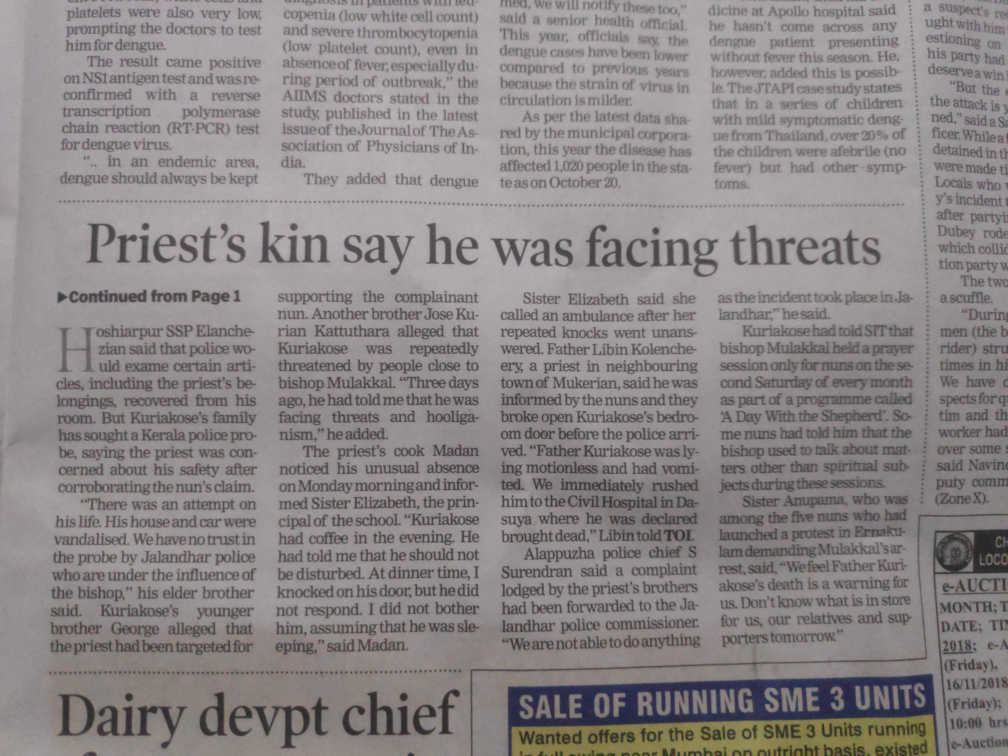
#> input picture Test/Data/Images/IMG_20201031_182329.jpg, 4032 x 3024 px, found by its file name (shown at 1/4 size)
$ jupyter execute --allow-errors image_text_extraction.ipynb
#> lines starting #> are read from the running program, lines starting #| are printed output that depends on the picture; after the words box and inside, x2 and y2 are one past the last pixel; in counts of white or black regions, pixels touching at a corner belong together
# Ignore the code till the next heading

[cell 1]
import cv2
import pytesseract
import numpy as np

[cell 2]
image = cv2.imread('Data\Images\IMG_20201031_182329.jpg')
#> image is the input picture: shape (3024, 4032, 3); mean B, G, R 135.1, 134.7, 139.6

[cell 3]
cv2.imshow('image', image)

cv2.waitKey(0)
cv2.destroyAllWindows()

[cell 4]
height = image.shape[0]
#> height = 3024
width = image.shape[1]
#> width = 4032
size = (height, width)
#> size = (3024, 4032)

[cell 5]
res = cv2.resize(image, (int(width/2), int(height/2)), interpolation = cv2.INTER_CUBIC)

[cell 6]
cv2.imwrite('result.jpg', res)
#> Out = True

[cell 7]
# pytesseract.pytesseract.tesseract_cmd = 'C:\Program Files\Tesseract-OCR\tesseract.exe'

[cell 8]
gray = cv2.cvtColor(image, cv2.COLOR_BGR2GRAY)
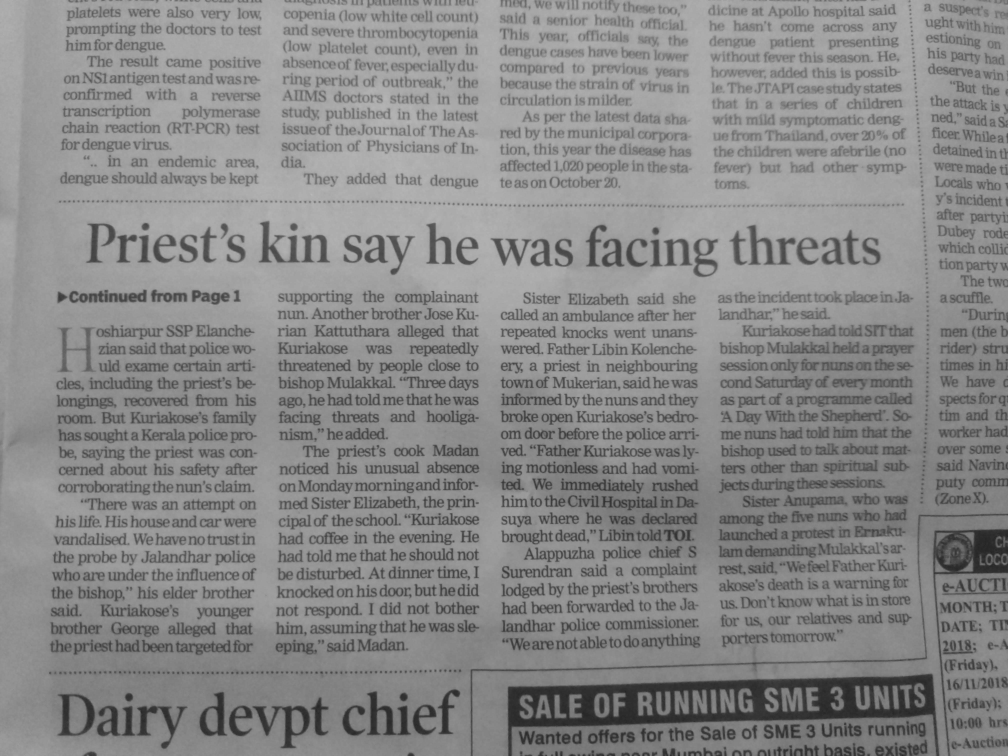
#> gray: shape (3024, 4032) (shown at 1/4 size); min 34, max 190, mean 136.1

[cell 9]
ret, thresh1 = cv2.threshold(gray, 0, 255, cv2.THRESH_OTSU, cv2.THRESH_BINARY_INV)
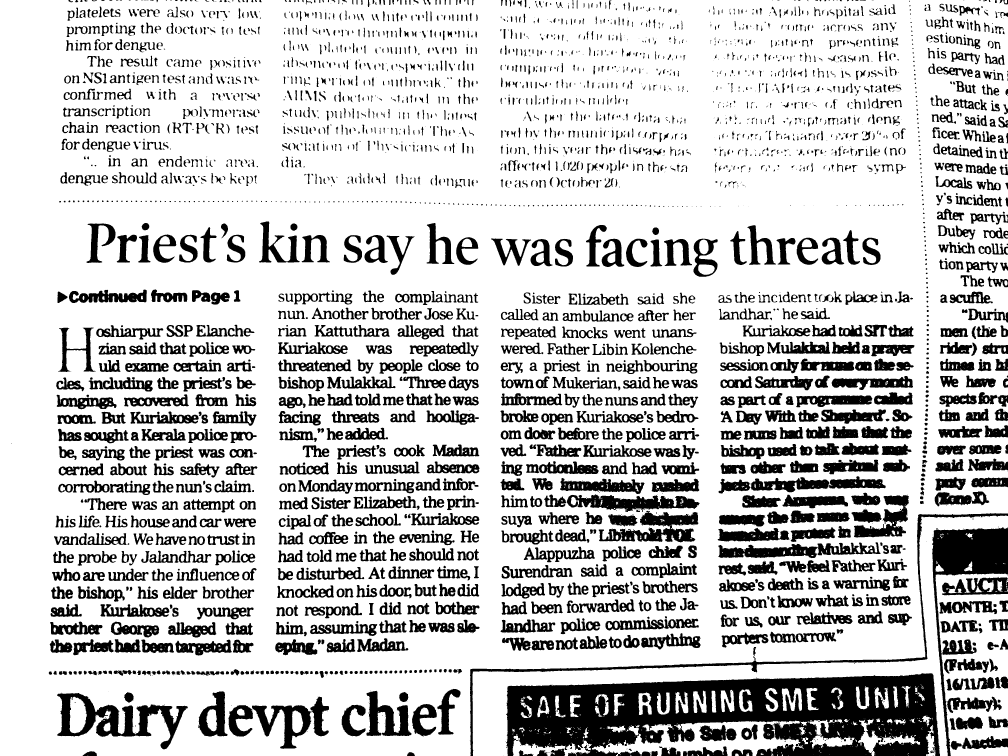
#> thresh1: shape (3024, 4032) (shown at 1/4 size); 78.3% white; 4076 black regions (1150 under 20 px), largest, box (x1, y1, x2, y2) and area: (2024, 2693, 3760, 3024) 364742, (3728, 2109, 4032, 3024) 59944, (228, 2771, 751, 2998) 38388
#> ret = 120

[cell 10]
# Specify structure shape and kernel size.
# Kernel size increases or decreases the area
# of the rectangle to be detected.
# A smaller value like (10, 10) will detect
# each word instead of a sentence.
rect_kernel = cv2.getStructuringElement(cv2.MORPH_RECT, (18, 18))

# Appplying dilation on the threshold image
dilation = cv2.dilate(thresh1, rect_kernel, iterations = 1)
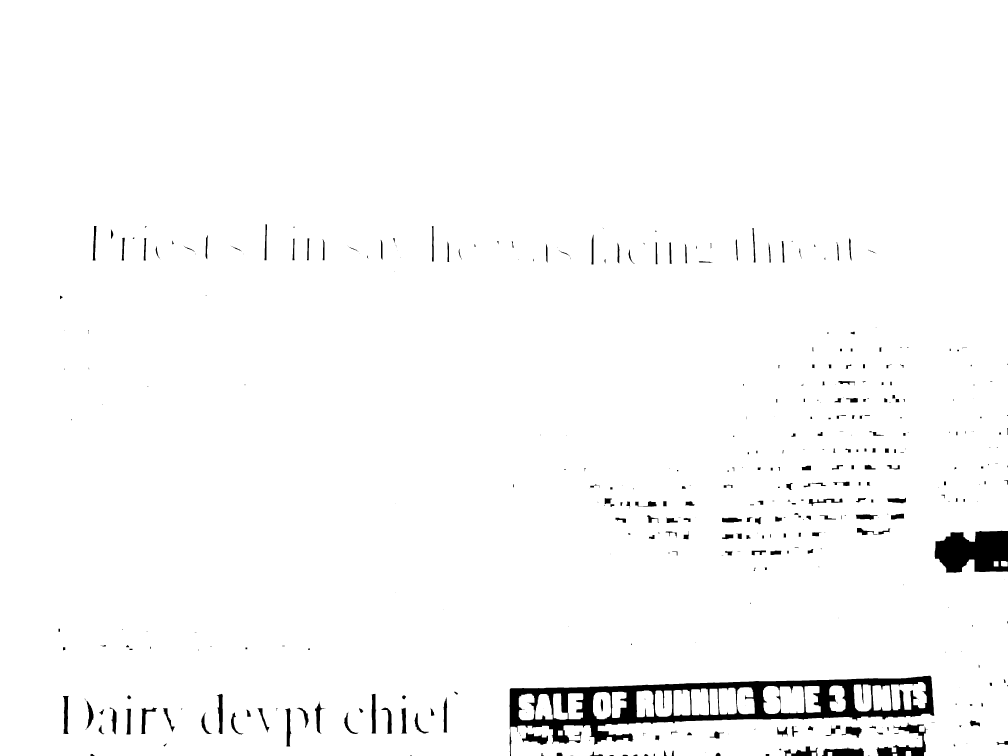
#> dilation: shape (3024, 4032) (shown at 1/4 size); 97.7% white; 432 black regions (152 under 20 px)

# Finding contours
contours, hierarchy = cv2.findContours(dilation, cv2.RETR_EXTERNAL,
                                                 cv2.CHAIN_APPROX_NONE)
#> contours = 28 contours; largest, box (x1, y1, x2, y2) and area: (0, 0, 4032, 3024) 11855483, (3564, 2728, 3707, 2841) 11120, (3119, 2745, 3217, 2853) 9646, (2875, 2751, 2947, 2858) 6924, (2764, 2754, 2836, 2861) 6924

[cell 11]
im2 = image.copy()

[cell 12]
file = open('recognized.txt', 'w+')
file.write('')
file.close()

#> (a cell that did not finish here is left out)

[cell 14]
#++++++++++++++++++++++++++++++++++++++++++++++++#++++++++++++++++++++++++++++++++++++++++++++++++++++++++++++++++++++++++++++++

# Using tesseract on a well defined image without any modifications on the image. Summarizing the text obtained using LexRank - Decent Result

[cell 15]
import cv2
import pytesseract

[cell 16]
img = cv2.imread('Data/Images/IMG_20201031_182329_cropped.jpg')
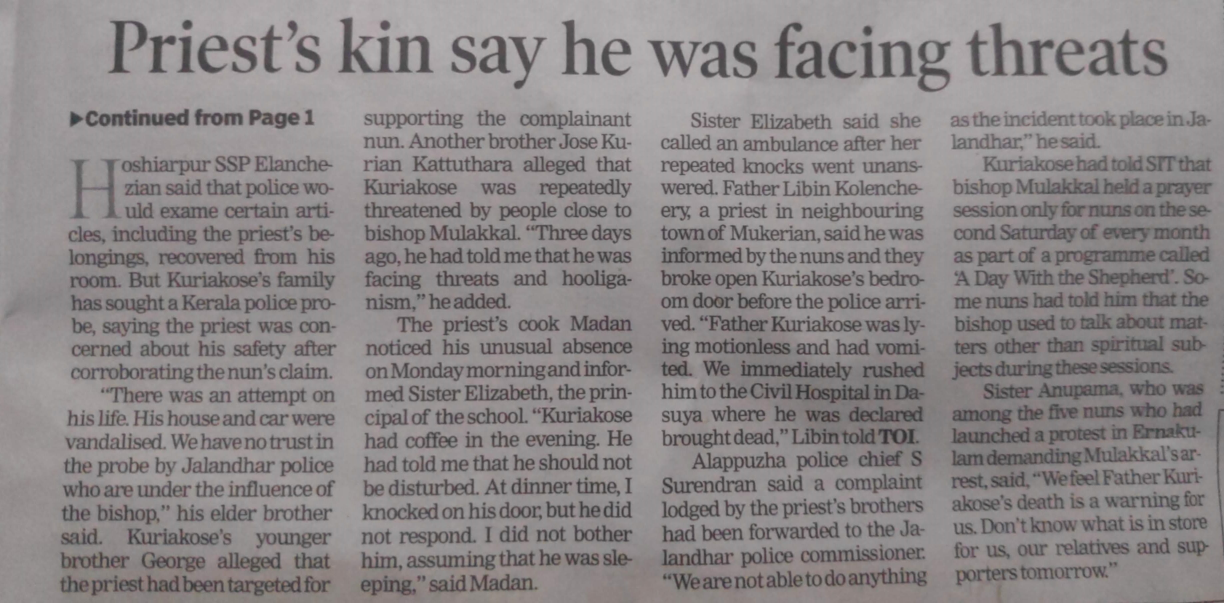
#> input picture Test/Data/Images/IMG_20201031_182329_cropped.jpg, 3672 x 1808 px (shown at 1/3 size)
#> img is the input picture: shape (1808, 3672, 3); mean B, G, R 133.9, 133.2, 137.7

#> (a cell that did not finish here is left out)

[cell 18]
cv2.imshow('image', img)

cv2.waitKey(0)
cv2.destroyAllWindows()

[cell 19]
import sumy
from sumy.parsers.plaintext import PlaintextParser
from sumy.nlp.tokenizers import Tokenizer

#> (a cell that did not finish here is left out)

[cell 21]
from sumy.summarizers.lex_rank import LexRankSummarizer

#> (the rest of this cell did not finish here and is left out)

#> (a cell that did not finish here is left out)

[cell 23]
import cv2
import pytesseract

[cell 24]
img = cv2.imread('Data/Images/IMG_20201031_182413_cropped.jpg')
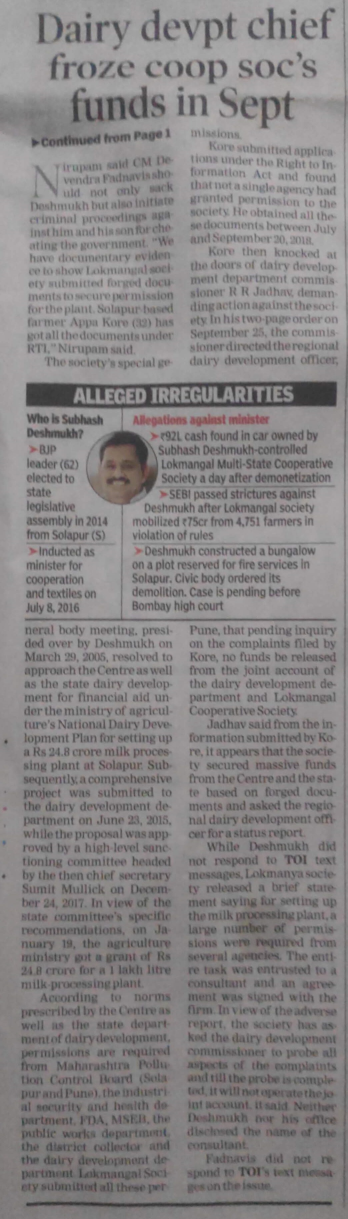
#> input picture Test/Data/Images/IMG_20201031_182413_cropped.jpg, 1042 x 3657 px (shown at 1/3 size)
#> img is the input picture: shape (3657, 1042, 3); mean B, G, R 133.3, 132.7, 135.7

#> (a cell that did not finish here is left out)

[cell 26]
# cv2.imshow('image', img)

# cv2.waitKey(0)
# cv2.destroyAllWindows()

[cell 27]
import sumy
from sumy.parsers.plaintext import PlaintextParser
from sumy.nlp.tokenizers import Tokenizer

#> (a cell that did not finish here is left out)

[cell 29]
from sumy.summarizers.lex_rank import LexRankSummarizer

#> (the rest of this cell did not finish here and is left out)

#> (a cell that did not finish here is left out)

[cell 31]
import cv2
import pytesseract

[cell 32]
img = cv2.imread('Data/Images/TOIDEL-2018-02-01-10-C_1.png')
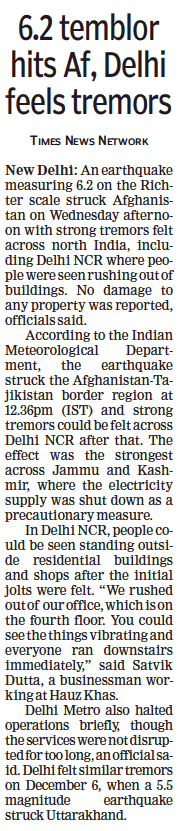
#> input picture Test/Data/Images/TOIDEL-2018-02-01-10-C_1.png, 180 x 831 px
#> img is the input picture: shape (831, 180, 3); mean B, G, R 212.7, 212.6, 213.3
